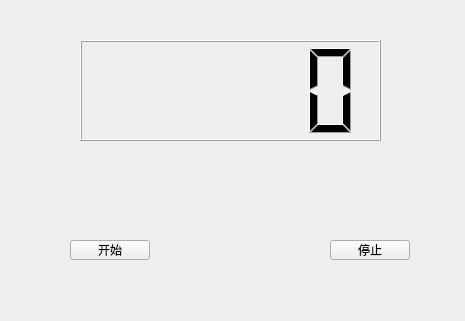
<?xml version="1.0" encoding="UTF-8"?>
<ui version="4.0">
 <class>Widget</class>
 <widget class="QWidget" name="Widget">
  <property name="geometry">
   <rect>
    <x>0</x>
    <y>0</y>
    <width>465</width>
    <height>321</height>
   </rect>
  </property>
  <property name="windowTitle">
   <string>Widget</string>
  </property>
  <widget class="QLCDNumber" name="lcdNumber">
   <property name="geometry">
    <rect>
     <x>80</x>
     <y>40</y>
     <width>301</width>
     <height>101</height>
    </rect>
   </property>
  </widget>
  <widget class="QPushButton" name="startButton">
   <property name="geometry">
    <rect>
     <x>70</x>
     <y>240</y>
     <width>80</width>
     <height>20</height>
    </rect>
   </property>
   <property name="text">
    <string>开始</string>
   </property>
  </widget>
  <widget class="QPushButton" name="stopButton">
   <property name="geometry">
    <rect>
     <x>330</x>
     <y>240</y>
     <width>80</width>
     <height>20</height>
    </rect>
   </property>
   <property name="text">
    <string>停止</string>
   </property>
  </widget>
 </widget>
 <resources/>
 <connections/>
</ui>
